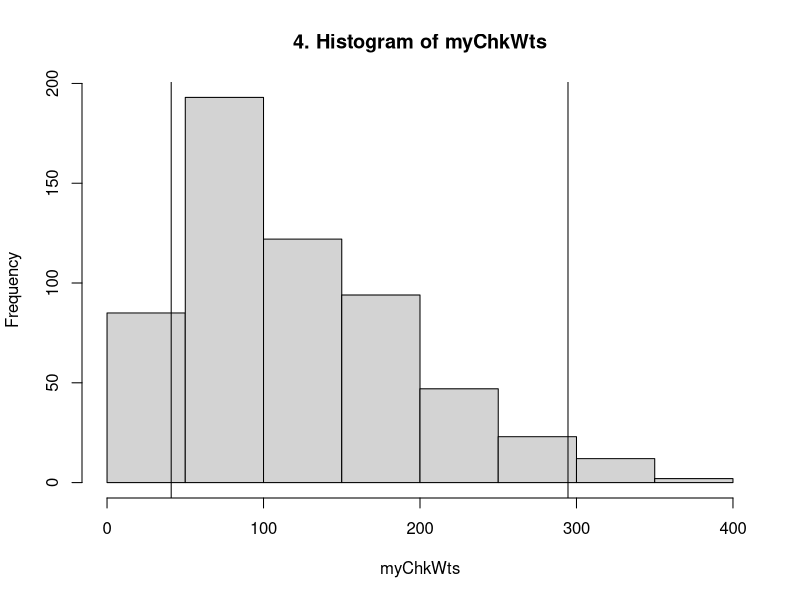
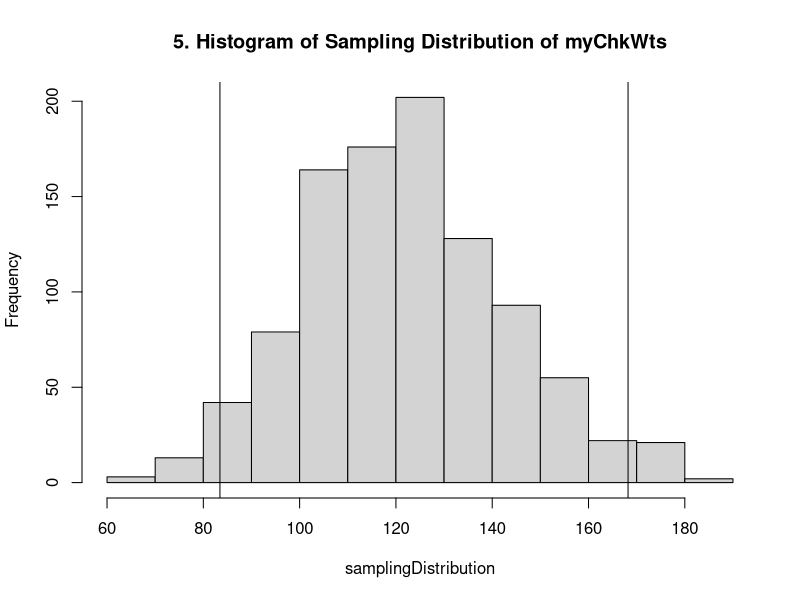
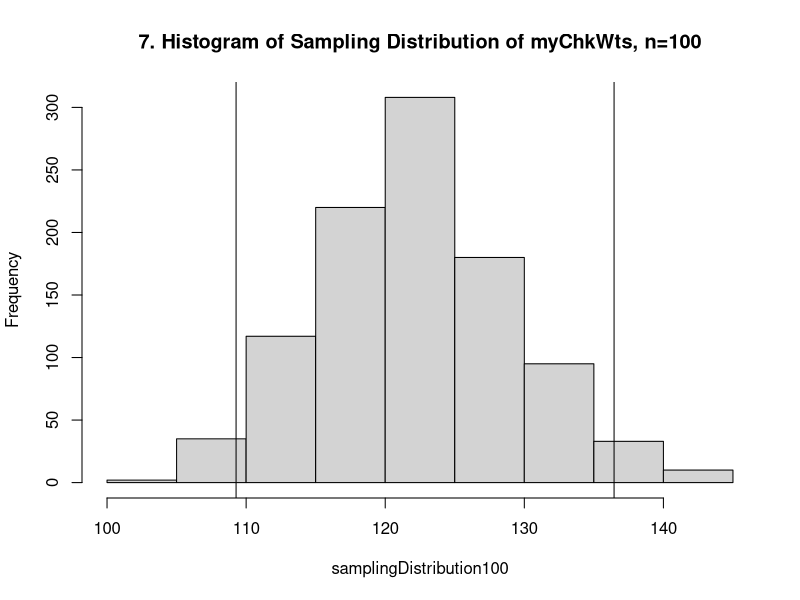

Source code (R) for these figures, in order:
datasets::ChickWeight

#2. Use summary(chickweight) to reveal basic info about dataset
summary(ChickWeight)



  #Use the dim(Chickweight) cmmd to show the dimensions of the ChickWeight dataset.
dim(ChickWeight)




#3.Run following commands to access the weight variable by itself.
summary(ChickWeight$weight)

head(ChickWeight$weight)

mean(ChickWeight$weight)

myChkWts <- ChickWeight$weight

quantile(myChkWts,0.50)


##4. Histogram and quantiles 
myChkWts_Hist<-hist(myChkWts, main="4. Histogram of myChkWts" )
myChkWts_Hist<-abline(v=quantile(myChkWts,prob=0.025))
myChkWts_Hist<-abline(v=quantile(myChkWts,prob=0.975))

myChkWts_Hist

quantile(myChkWts,0.025)
quantile(myChkWts,0.975)


###5 sampling distribution of means from weight data 
  #at least 1,000 means.
  #store sampling distribution as a new variable.
  #use n=11 as sample size with replacement. 


samplingDistribution <- replicate(1000,mean(sample(myChkWts,size=11,replace=TRUE)))
myChickWts_SamplHist<-hist(samplingDistribution, main="5. Histogram of Sampling Distribution of myChkWts") #histogram
#add quantiles abline at 2.5% and 97.5%
myChickWts_SamplHist<-abline(v=quantile(samplingDistribution,prob=0.025))
myChickWts_SamplHist<-abline(v=quantile(samplingDistribution,prob=0.975))
myChickWts_SamplHist #call histogram

#check of quantiles 
quantile(samplingDistribution,0.025) #84.725
quantile(samplingDistribution,0.975) #166.2841




###7. Redo #5 but use n=100 
samplingDistribution100 <- replicate(1000,mean(sample(myChkWts,size=100,replace=TRUE)))
myChickWts_SamplHist100<-hist(samplingDistribution100, main="7. Histogram of Sampling Distribution of myChkWts, n=100") #histogram
#add quantiles abline at 2.5% and 97.5%
myChickWts_SamplHist100<-abline(v=quantile(samplingDistribution100,prob=0.025))
myChickWts_SamplHist100<-abline(v=quantile(samplingDistribution100,prob=0.975))
myChickWts_SamplHist100 #call histogram

